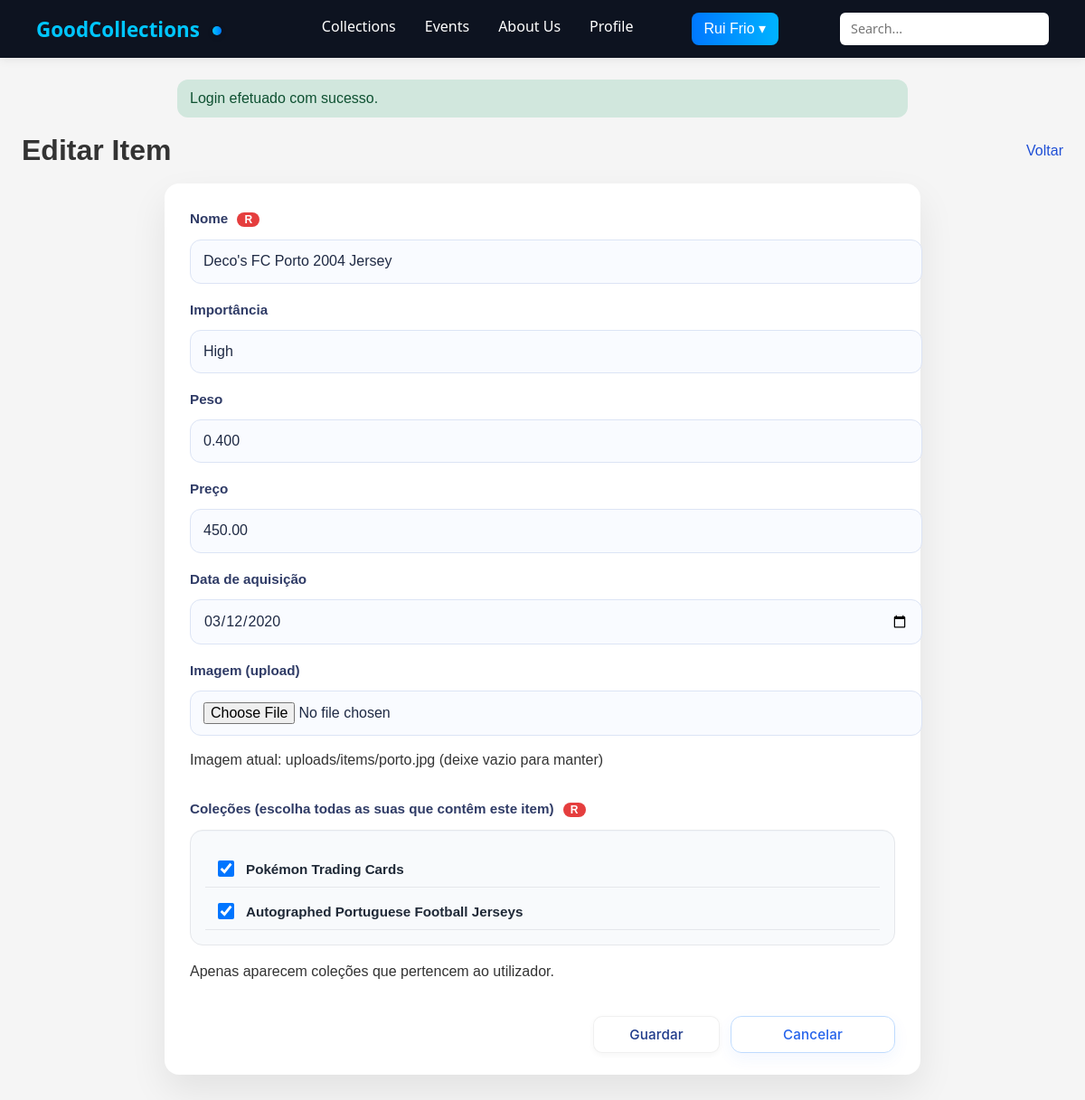
The page /Matheus_Testes/PHP/pages/items_form.php?id=jerseys-item-1 (signed in) on the database as committed earlier.
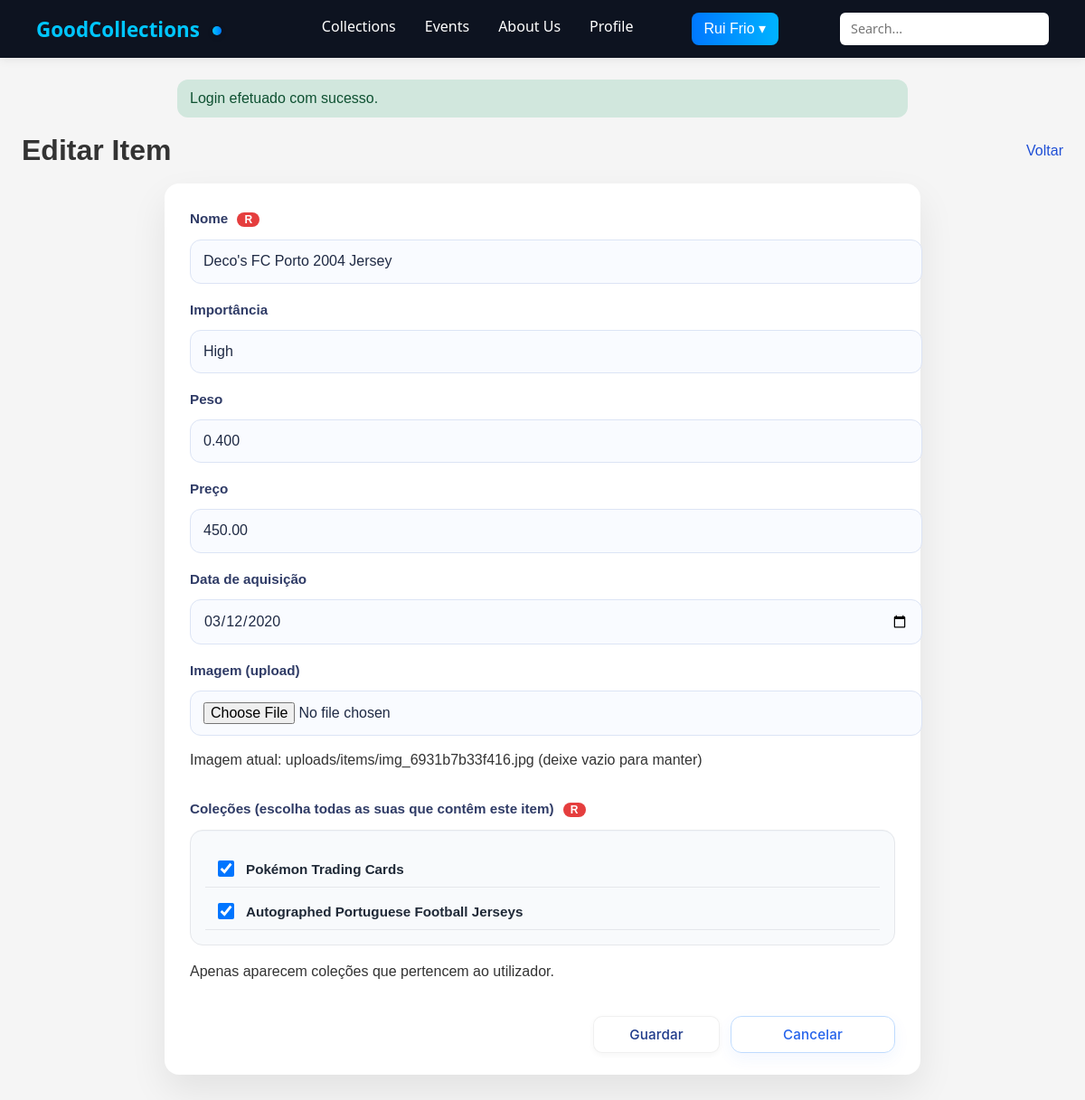
The same page on the database as committed later.
### tables this page shows
CREATE TABLE `items` (
  `item_id` varchar(100) NOT NULL,
  `name` varchar(255) NOT NULL,
  `importance` enum('Low','Medium','High','Very High') DEFAULT NULL,
  `weight` decimal(10,3) DEFAULT NULL,
  `price` decimal(12,2) DEFAULT NULL,
  `acquisition_date` date DEFAULT NULL,
  `created_at` datetime DEFAULT NULL,
  `updated_at` datetime DEFAULT NULL,
  `image` varchar(255) DEFAULT NULL,
  `collection_id` varchar(100) DEFAULT NULL
);

### Matheus_Testes/PHP/includes/data_loader.php (called while the page is built, shortened)
<?php
function table_exists($mysqli, $tableName)
{
  $t = $mysqli->real_escape_string($tableName);
  $res = $mysqli->query("SHOW TABLES LIKE '{$t}'");
  return $res && $res->num_rows > 0;
}
function fetch_all($mysqli, $sql, $types = null, $params = [])
{
  $stmt = $mysqli->prepare($sql);
  $stmt->execute();
  $res = $stmt->get_result();
  $rows = $res->fetch_all(MYSQLI_ASSOC);
  return $rows;
}
function resolve_image_path($rawPath, $folder, $default = '')
{
  $trim = trim((string)$rawPath);
  $fileName = basename($trim);
  $root = dirname(__DIR__, 2);
  $uploadsRel = 'uploads/' . $folder . '/' . $fileName;
  $uploadsAbs = $root . '/' . $uploadsRel;
  if (is_file($uploadsAbs)) {
    return $uploadsRel;
  }
  $legacyRel = 'images/' . $fileName;
  $legacyAbs = $root . '/' . $legacyRel;
  if (is_file($legacyAbs)) {
    return $legacyRel;
  }
  return ltrim($trim, './');
}
function load_app_data($mysqli)
{
  $cols = fetch_all($mysqli, "SELECT collection_id,name,type,cover_image,summary,description,created_at,user_id FROM collections ORDER BY created_at DESC");
  $collections = array_map(function ($r) {
    $owner = $r['user_id'] ?? null;
    $cover = resolve_image_path($r['cover_image'] ?? '', 'collections');
    return [
      'id' => $r['collection_id'] ?? null,
      'name' => $r['name'] ?? null,
      'type' => $r['type'] ?? null,
      'coverImage' => $cover,
      'summary' => $r['summary'] ?? null,
      'description' => $r['description'] ?? null,
      'createdAt' => $r['created_at'] ?? null,
      'ownerId' => $owner,
      'owner-id' => $owner
    ];
  }, $cols);
  $usersRows = fetch_all($mysqli, "SELECT user_id,user_name,user_photo,date_of_birth,email,member_since FROM users");
  $users = array_map(function ($r) {
    $uid = $r['user_id'] ?? null;
    $uname = $r['user_name'] ?? null;
    $photo = resolve_image_path($r['user_photo'] ?? '', 'users');
    return [
      'id' => $uid,
      'user_id' => $uid,
      'user_name' => $uname,
      'user_photo' => $photo,
      'date_of_birth' => $r['date_of_birth'] ?? null,
      'email' => $r['email'] ?? null,
      'member_since' => $r['member_since'] ?? null,
      'owner-id' => $uid,
      'owner-name' => $uname,
      'owner-photo' => $photo,
      'date-of-birth' => $r['date_of_birth'] ?? null,
      'member-since' => $r['member_since'] ?? null
    ];
  }, $usersRows);
  $itemsRows = fetch_all($mysqli, "SELECT item_id,name,importance,weight,price,acquisition_date,created_at,updated_at,image,collection_id FROM items");
  $items = array_map(function ($r) {
    $img = resolve_image_path($r['image'] ?? '', 'items');
    return [
      'id' => $r['item_id'] ?? null,
      'name' => $r['name'] ?? null,
      'importance' => $r['importance'] ?? null,
      'weight' => $r['weight'] ?? null,
      'price' => $r['price'] ?? null,
      'acquisitionDate' => $r['acquisition_date'] ?? null,
      'createdAt' => $r['created_at'] ?? null,
      'updatedAt' => $r['updated_at'] ?? null,
      'image' => $img,
      'collectionId' => $r['collection_id'] ?? null,
      'collection_id' => $r['collection_id'] ?? null
    ];
  }, $itemsRows);
  $eventsRows = fetch_all($mysqli, "SELECT event_id,name,localization,event_date,type,summary,description,created_at,updated_at,host_user_id,collection_id FROM events");
  $events = array_map(function ($r) {
    $host = $r['host_user_id'] ?? null;
    return [
      'id' => $r['event_id'] ?? null,
      'name' => $r['name'] ?? null,
      'localization' => $r['localization'] ?? null,
      'date' => $r['event_date'] ?? null,
      'type' => $r['type'] ?? null,
      'summary' => $r['summary'] ?? null,
      'description' => $r['description'] ?? null,
      'createdAt' => $r['created_at'] ?? null,
      'updatedAt' => $r['updated_at'] ?? null,
      'hostUserId' => $host,
      'collectionId' => $r['collection_id'] ?? null,
      'host_user_id' => $host
    ];
  }, $eventsRows);
  $ciRows = fetch_all($mysqli, "SELECT collection_id,item_id FROM collection_items");
  $collectionItems = array_map(function ($r) {
    return ['collectionId' => $r['collection_id'], 'itemId' => $r['item_id']];
  }, $ciRows);
  $ceRows = fetch_all($mysqli, "SELECT collection_id,event_id FROM collection_events");
  $collectionEvents = array_map(function ($r) {
    return ['collectionId' => $r['collection_id'], 'eventId' => $r['event_id']];
  }, $ceRows);
  $collectionsUsers = array_map(function ($c) {
    return ['collectionId' => $c['id'], 'ownerId' => $c['ownerId']];
  }, $collections);
  $erRows = table_exists($mysqli, 'event_ratings')
    ? fetch_all($mysqli, "SELECT event_id,user_id,rating,collection_id FROM event_ratings")
    : [];
  $rsvpRows = table_exists($mysqli, 'event_rsvps')
    ? fetch_all($mysqli, "SELECT event_id,user_id FROM event_rsvps")
    : [];
  $rsvpMap = [];
  foreach ($rsvpRows as $r) {
    $eid = $r['event_id'] ?? null;
    $uid = $r['user_id'] ?? null;
    if ($eid && $uid) {
      $rsvpMap["{$eid}|{$uid}"] = true;
    }
  }
  $eventsUsers = [];
  foreach ($erRows as $r) {
    $eid = $r['event_id'] ?? null;
    $uid = $r['user_id'] ?? null;
    $key = "{$eid}|{$uid}";
    $eventsUsers[] = [
      'eventId' => $eid,
      'userId' => $uid,
      'rating' => $r['rating'],
      'collectionId' => $r['collection_id'] ?? null,
      'rsvp' => isset($rsvpMap[$key]) ? 1 : 0
    ];
  }
  foreach ($rsvpMap as $key => $_) {
    [$eid, $uid] = explode('|', $key, 2);
    $eventsUsers[] = [
      'eventId' => $eid,
      'userId' => $uid,
      'rating' => null,
      'collectionId' => null,
      'rsvp' => 1
    ];
  }
  $userShowcases = [];
  $showcaseMap = [];
  $hasLikedCollectionsTable = table_exists($mysqli, 'user_liked_collections');
  $hasLikedItemsTable = table_exists($mysqli, 'user_liked_items');
  $urc = $hasLikedCollectionsTable
    ? fetch_all($mysqli, "SELECT user_id,last_updated,liked_collection_id as liked_collections FROM user_liked_collections")
    : fetch_all($mysqli, "SELECT user_id,last_updated,liked_collections FROM user_ratings_collections");
  foreach ($urc as $r) {
    $uid = $r['user_id'] ?? null;
    if (!isset($showcaseMap[$uid])) {
      $showcaseMap[$uid] = ['ownerId' => $uid, 'lastUpdated' => $r['last_updated'] ?? null, 'picks' => [], 'likes' => [], 'likedItems' => [], 'likedEvents' => []];
    }
    if (!empty($r['liked_collections'])) {
      $raw = $r['liked_collections'];
      $decoded = json_decode($raw, true);
      if (is_array($decoded)) {
        $showcaseMap[$uid]['likes'] = array_values(array_unique(array_merge($showcaseMap[$uid]['likes'], $decoded)));
      } else {
        $showcaseMap[$uid]['likes'] = array_values(array_unique(array_merge($showcaseMap[$uid]['likes'], [$raw])));
      }
    }
  }
  $uri = $hasLikedItemsTable
    ? fetch_all($mysqli, "SELECT user_id,last_updated,liked_item_id as liked_items FROM user_liked_items")
    : fetch_all($mysqli, "SELECT user_id,last_updated,liked_items FROM user_ratings_items");
  foreach ($uri as $r) {
    $uid = $r['user_id'] ?? null;
    if (!isset($showcaseMap[$uid])) {
      $showcaseMap[$uid] = ['ownerId' => $uid, 'lastUpdated' => $r['last_updated'] ?? null, 'picks' => [], 'likes' => [], 'likedItems' => [], 'likedEvents' => []];
    }
    if (!empty($r['last_updated']) && (empty($showcaseMap[$uid]['lastUpdated']) || strtotime($r['last_updated']) > strtotime($showcaseMap[$uid]['lastUpdated']))) {
      $showcaseMap[$uid]['lastUpdated'] = $r['last_updated'];
    }
    if (!empty($r['liked_items'])) {
      $raw = $r['liked_items'];
      $decoded = json_decode($raw, true);
      if (is_array($decoded)) {
        $showcaseMap[$uid]['likedItems'] = array_values(array_unique(array_merge($showcaseMap[$uid]['likedItems'], $decoded)));
      } else {
        $showcaseMap[$uid]['likedItems'] = array_values(array_unique(array_merge($showcaseMap[$uid]['likedItems'], [$raw])));
      }
    }
  }
  foreach ($showcaseMap as $entry) {
    $userShowcases[] = $entry;
  }
  $userFollows = [];
  $itemRatings = [];
  $collectionRatings = [];
  return [
    'collections' => $collections,
    'users' => $users,
    'items' => $items,
    'events' => $events,
    'collectionItems' => $collectionItems,
    'collectionEvents' => $collectionEvents,
    'collectionsUsers' => $collectionsUsers,
    'eventsUsers' => $eventsUsers,
    'userShowcases' => $userShowcases,
    'userFollows' => $userFollows,
    'collectionRatings' => $collectionRatings,
    'itemRatings' => $itemRatings
  ];
}

### Matheus_Testes/PHP/pages/items_form.php (the view, shortened to what the changed rows need)
<?php
require_once __DIR__ . '/../includes/data_loader.php';
$currentUserId = $_SESSION['user']['id'] ?? null;
$data = load_app_data($mysqli);
$items = $data['items'] ?? [];
$collections = $data['collections'] ?? [];
$id = $_GET['id'] ?? null;
$editing = false;
$item = ['id' => '', 'name' => '', 'importance' => '', 'weight' => '', 'price' => '', 'acquisitionDate' => '', 'image' => '', 'collectionId' => ''];
$ownedCollections = array_filter($collections, function ($c) use ($currentUserId) {
  return ($c['ownerId'] ?? null) === $currentUserId;
});
if ($id) {
  foreach ($items as $it) {
    if ($it['id'] === $id) {
      $item = $it;
      $editing = true;
      break;
    }
  }
}
?>
<!DOCTYPE html>
<html lang="en">
<head>
  <link rel="stylesheet" href="../../CSS/general.css">
  <link rel="stylesheet" href="../../CSS/forms.css">
</head>
<body>
  <main class="page">
    <header class="page__header">
      <h1><?php echo $editing ? 'Editar Item' : 'Criar Item'; ?></h1>
    </header>
    <form class="form-card" action="items_action.php" method="POST" enctype="multipart/form-data">
      <label>Nome <span class="required-badge">R</span></label>
      <input type="text" name="name" required value="<?php echo htmlspecialchars($item['name']); ?>">
      <label>Importância</label>
      <input type="text" name="importance" value="<?php echo htmlspecialchars($item['importance']); ?>">
      <label>Peso</label>
      <input type="text" name="weight" value="<?php echo htmlspecialchars($item['weight']); ?>">
      <label>Preço</label>
      <input type="text" name="price" value="<?php echo htmlspecialchars($item['price']); ?>">
      <label>Data de aquisição</label>
      <input type="date" name="acquisitionDate" value="<?php echo htmlspecialchars($item['acquisitionDate']); ?>">
      <label>Imagem (upload)</label>
      <input type="file" name="imageFile" accept="image/*">
      <?php if (!empty($item['image'])): ?>
        <p class="muted" style="margin-top:4px;">Imagem atual: <?php echo htmlspecialchars($item['image']); ?> (deixe vazio para manter)</p>
      <?php endif; ?>
      <label>Coleções (escolha todas as suas que contêm este item) <span class="required-badge">R</span></label>
      <div style="background:#f8fafc; padding:16px; border-radius:14px; border:1px solid #e5e7eb; box-shadow: inset 0 1px 0 #f1f5f9;">
        <?php foreach ($ownedCollections as $col): ?>
          <label style="display:flex; align-items:center; gap:10px; padding:8px 10px; border-bottom:1px solid #e5e7eb; font-weight:600; color:#1f2937;">
          </label>
        <?php endforeach; ?>
      </div>
      <p class="muted" style="margin-top:6px;">Apenas aparecem coleções que pertencem ao utilizador.</p>
      <div class="actions">
        <button type="submit" class="explore-btn"><?php echo $editing ? 'Guardar' : 'Criar'; ?></button>
        <a class="explore-btn ghost" href="home_page.php">Cancelar</a>
      </div>
    </form>
  </main>
</body>
</html>

Rows that differ between the two databases and show on the page:
changed items "High": image (not shown) → "uploads/items/img_6931b7b33f416.jpg"
Other text that changed with them:
$item['image']: "uploads/items/porto.jpg" → (not shown)
